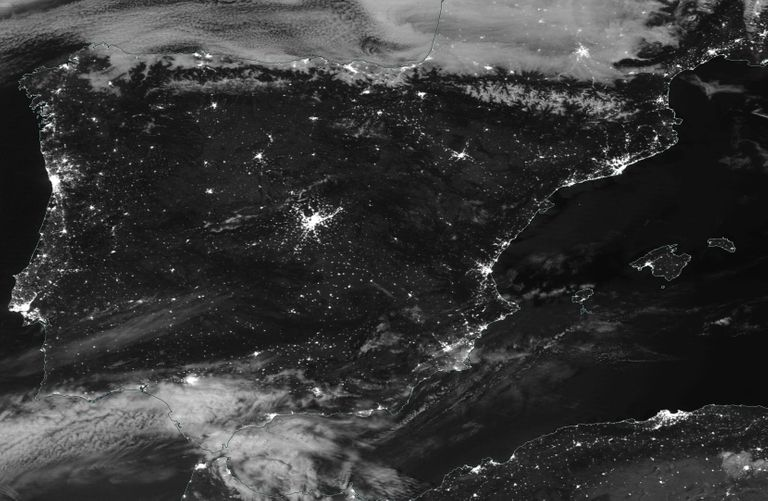
#> input picture 4_Zoom/satelite_nocturno.jpg, 768 x 501 px
$ jupyter execute P4-E3.ipynb
#> lines starting #> are read from the running program, lines starting #| are printed output that depends on the picture; after the words box and inside, x2 and y2 are one past the last pixel; in counts of white or black regions, pixels touching at a corner belong together
[cell 1]
import cv2 as cv
import numpy as np
import matplotlib.pyplot as plt

[cell 2]
img = cv.imread('satelite_nocturno.jpg', cv.IMREAD_GRAYSCALE)

plt.figure(figsize=(6,4))
plt.hist(img.ravel(), bins=256, range=[0,255])
plt.title("Histograma de la imagen nocturna")
plt.xlabel("Nivel digital (ND)")
plt.ylabel("Frecuencia")
plt.show()
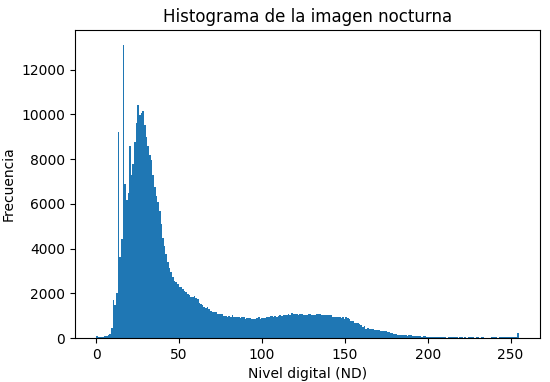
#> figure drawn by matplotlib, 1 panel; tallest bar 13116 high, from x = 15.94 to 16.93

[cell 3]
def mascara(img, t1, t2):
#> called with t1 = 100, t2 = 180
    filtro_bin = (img >= t1) & (img <= t2)
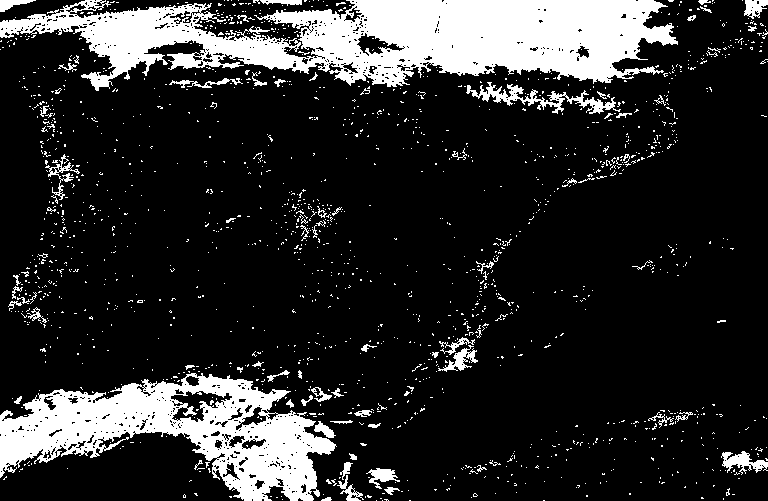
#> filtro_bin: shape (501, 768) bool; 17% white; 1563 white regions (1486 under 20 px), largest, box (x1, y1, x2, y2) and area: (0, 0, 678, 91) 34500, (0, 373, 337, 501) 19566, (466, 82, 621, 114) 1316
    return filtro_bin

[cell 4]
def aplicamascara(img, t1, t2):
    filtro = mascara(img, t1, t2)
    imagen_filtrada = img * filtro
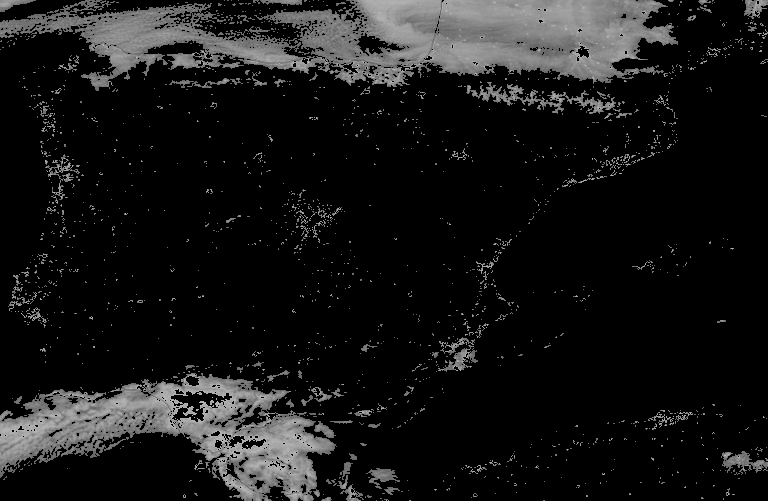
#> imagen_filtrada: shape (501, 768); min 0, max 180, mean 22.6
    return imagen_filtrada, filtro

[cell 5]
t1 = 100
t2 = 180

resultado_img, filtro_inicial = aplicamascara(img, t1, t2)

plt.imshow(resultado_img, cmap="gray")

[cell 6]
#TAREA30

[cell 7]
_, mask = cv.threshold(img, t1, t2, cv.THRESH_BINARY)
#> mask: shape (501, 768); values 0 (black) and 180 (white), 17.8% white; 1379 white regions (1290 under 20 px), largest, box (x1, y1, x2, y2) and area: (0, 0, 678, 91) 34400, (0, 373, 337, 501) 20915, (466, 82, 616, 114) 1276
mask = mask / t2

fig, axs = plt.subplots(4, 2, figsize=(16, 16))

# Mostrar máscara base
axs[0,0].imshow(mask, cmap='gray')
axs[0,0].set_title("Máscara inicial")

# Kernel morfológico
kernel = np.ones((9, 9), np.uint8)

# --- Apertura manual ---
erosionada = cv.erode(mask, kernel)
#> erosionada: shape (501, 768) float64; values 0 (black) and 1 (white), 7% white; 33 white regions (19 under 20 px), largest, box (x1, y1, x2, y2) and area: (361, 0, 665, 77) 14929, (77, 378, 327, 495) 6869, (0, 400, 92, 463) 1942
abierta = cv.dilate(erosionada, kernel)
#> abierta: shape (501, 768) float64; values 0 (black) and 1 (white), 11.4% white; 15 white regions, largest, box (x1, y1, x2, y2) and area: (357, 0, 669, 81) 18968, (0, 374, 331, 501) 16410, (92, 8, 187, 72) 3259

axs[0,1].imshow(erosionada, cmap="gray")
axs[0,1].set_title("Apertura: erosión")

axs[1,0].imshow(abierta, cmap="gray")
axs[1,0].set_title("Apertura: dilatación")

# --- Cierre manual ---
dilatada = cv.dilate(abierta, kernel)
#> dilatada: shape (501, 768) float64; values 0 (black) and 1 (white), 15% white; 9 white regions, largest, box (x1, y1, x2, y2) and area: (277, 0, 673, 85) 25192, (0, 370, 335, 501) 21949, (88, 4, 313, 76) 8119
cerrada = cv.erode(dilatada, kernel)
#> cerrada: shape (501, 768) float64; values 0 (black) and 1 (white), 11.8% white; 10 white regions, largest, box (x1, y1, x2, y2) and area: (357, 0, 669, 81) 19388, (0, 374, 331, 501) 17319, (92, 8, 309, 72) 5559

axs[1,1].imshow(dilatada, cmap="gray")
axs[1,1].set_title("Cierre: dilatación")

axs[2,0].imshow(cerrada, cmap="gray")
axs[2,0].set_title("Cierre: erosión")

# Expansión final
mascara_final = cv.dilate(cerrada, kernel, iterations=2)
#> mascara_final: shape (501, 768) float64; values 0 (black) and 1 (white), 18.2% white; 6 white regions, box (x1, y1, x2, y2) and area: (49, 0, 677, 89) 41131, (0, 366, 339, 501) 26266, (367, 461, 400, 489) 907, (727, 447, 757, 473) 772, (0, 0, 27, 20) 472, (746, 0, 768, 14) 308

axs[2,1].imshow(mascara_final, cmap="gray")
axs[2,1].set_title("Máscara final")

# Imagen filtrada final
img_filtrada_final = img * mascara_final

axs[3,0].imshow(img, cmap="gray")
axs[3,0].set_title("Imagen original")

axs[3,1].imshow(img_filtrada_final, cmap="gray")
axs[3,1].set_title("Resultado final filtrado")

[cell 8]
#TAREA30
def operaciones_morf(alto_kernel=9, ancho_kernel=9):
    # Umbralización básica para obtener una máscara inicial
#> called with alto_kernel = 2, ancho_kernel = 2
    _, mascara_ini = cv.threshold(img, 100, 180, cv.THRESH_BINARY)
    mascara_ini = mascara_ini / 180   # Normalización

    fig, ejes = plt.subplots(4, 2, figsize=(16, 16))

    # Mostrar la máscara original
    ejes[0,0].imshow(mascara_ini, cmap='gray')
    ejes[0,0].set_title("Máscara inicial")

    # Estructura morfológica
    estructura = np.ones((alto_kernel, ancho_kernel), np.uint8)

    # ---- APERTURA MANUAL: elimina ruido fino ----
    erosion_1 = cv.erode(mascara_ini, estructura)
#> erosion_1: shape (501, 768) float64; values 0 (black) and 1 (white), 14.4% white; 604 white regions (555 under 20 px), largest, box (x1, y1, x2, y2) and area: (0, 0, 678, 91) 30360, (0, 374, 336, 501) 18518, (445, 341, 477, 371) 278
    apertura = cv.dilate(erosion_1, estructura)
#> apertura: shape (501, 768) float64; values 0 (black) and 1 (white), 16.8% white; 468 white regions (385 under 20 px), largest, box (x1, y1, x2, y2) and area: (0, 0, 679, 92) 33477, (0, 374, 337, 501) 20609, (480, 83, 566, 114) 739

    ejes[0,1].imshow(erosion_1, cmap="gray")
    ejes[0,1].set_title("Apertura – fase 1 (erosión)")

    ejes[1,0].imshow(apertura, cmap="gray")
    ejes[1,0].set_title("Apertura – fase 2 (dilatación)")

    # ---- CIERRE MANUAL: refuerza regiones mayores ----
    dilat_1 = cv.dilate(apertura, estructura)
#> dilat_1: shape (501, 768) float64; values 0 (black) and 1 (white), 19.2% white; 322 white regions (199 under 20 px), largest, box (x1, y1, x2, y2) and area: (0, 0, 680, 93) 37201, (0, 374, 338, 501) 22700, (468, 83, 618, 116) 1609
    cierre = cv.erode(dilat_1, estructura)
#> cierre: shape (501, 768) float64; values 0 (black) and 1 (white), 17.3% white; 359 white regions (273 under 20 px), largest, box (x1, y1, x2, y2) and area: (0, 0, 680, 93) 34931, (0, 375, 338, 501) 21205, (474, 84, 568, 115) 836

    ejes[1,1].imshow(dilat_1, cmap="gray")
    ejes[1,1].set_title("Cierre – fase 1 (dilatación)")

    ejes[2,0].imshow(cierre, cmap="gray")
    ejes[2,0].set_title("Cierre – fase 2 (erosión)")

    # Expansión final para consolidar contornos
    mascara_refinada = cv.dilate(cierre, estructura, iterations=2)
#> mascara_refinada: shape (501, 768) float64; values 0 (black) and 1 (white), 21.5% white; 266 white regions (106 under 20 px), largest, box (x1, y1, x2, y2) and area: (0, 0, 682, 98) 40172, (0, 375, 340, 501) 23991, (469, 84, 628, 118) 2092

    ejes[2,1].imshow(mascara_refinada, cmap="gray")
    ejes[2,1].set_title("Máscara refinada final")

    # Comparación con imagen original
    ejes[3,0].imshow(img, cmap="gray")
    ejes[3,0].set_title("Imagen de entrada")

    resultado = img * mascara_refinada
    ejes[3,1].imshow(resultado, cmap="gray")
    ejes[3,1].set_title("Resultado tras aplicar máscara final")

    #A mayor tamaño de kernel, más fuerte es el efecto morfológico: se eliminan más detalles pequeños y las regiones se expanden o contraen más intensamente.

[cell 9]
operaciones_morf(2,2)

[cell 10]
operaciones_morf(15,15)
#> call 2 of operaciones_morf, with alto_kernel = 15, ancho_kernel = 15
#> in operaciones_morf (call 2), `erosion_1 = cv.erode(mascara_ini, estructura)`:
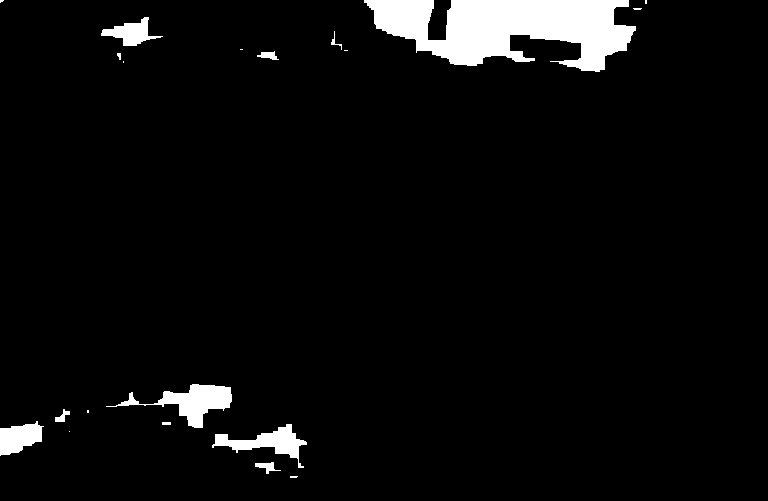
#> erosion_1: shape (501, 768) float64; values 0 (black) and 1 (white), 4.6% white; 20 white regions (9 under 20 px), largest, box (x1, y1, x2, y2) and area: (364, 0, 636, 72) 12192, (106, 384, 232, 428) 1900, (212, 424, 307, 468) 1387
#> in operaciones_morf (call 2), `mascara_refinada = cv.dilate(cierre, estructura, iterations=2)`:
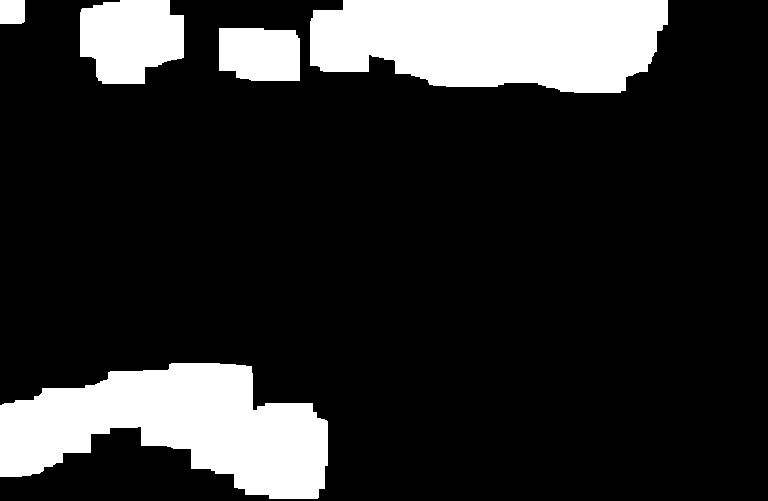
#> mascara_refinada: shape (501, 768) float64; values 0 (black) and 1 (white), 17.3% white; 5 white regions, box (x1, y1, x2, y2) and area: (310, 0, 668, 93) 27745, (0, 363, 328, 499) 27176, (80, 0, 184, 84) 7064, (219, 28, 300, 81) 3993, (0, 0, 25, 24) 596

[cell 11]
#TAREA31
filtro = mascara(img, 200, 255)
#> call 2 of mascara, with t1 = 200, t2 = 255
#> in mascara (call 2), `filtro_bin = (img >= t1) & (img <= t2)`:
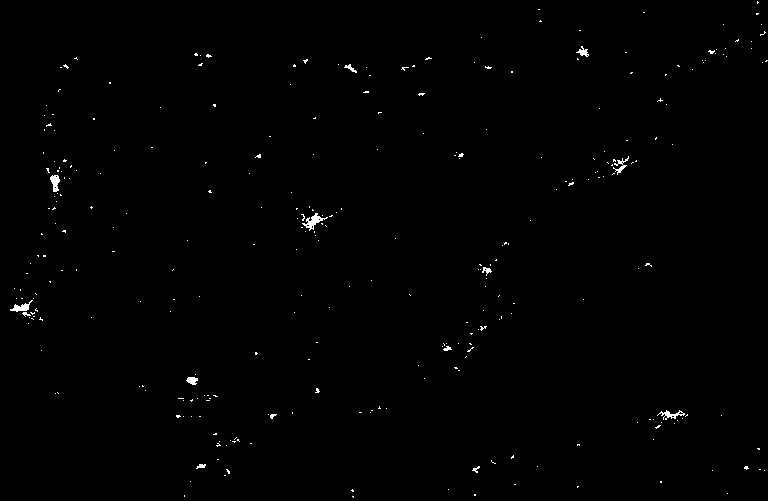
#> filtro_bin: shape (501, 768) bool; 0.48% white in thin lines or dots
imagen_filtrada = img * filtro

figura, axes = plt.subplots(1, 3, figsize=(16, 16))

axes[0].imshow(img, cmap="gray")
axes[0].set_title("Imagen original")

axes[1].imshow(filtro, cmap="gray")
axes[1].set_title("Filtro aplicado")

axes[2].imshow(imagen_filtrada, cmap="gray")
axes[2].set_title("Resultado tras enmascarar")

[cell 12]
#TAREA32
def operaciones_mascara(mask, alto_kernel=3, ancho_kernel=3):
    # Preparación de la figura
#> called with alto_kernel = 5, ancho_kernel = 5
    fig, panel = plt.subplots(4, 2, figsize=(16, 16))

    # Mostrar la máscara recibida
    panel[0,0].imshow(mask, cmap='gray')
    panel[0,0].set_title("Máscara de entrada")

    # Estructura morfológica
    elemento = np.ones((alto_kernel, ancho_kernel), np.uint8)

    # ---- APERTURA MANUAL (reduce ruido fino) ----
    erosion_step = cv.erode(mask, elemento)
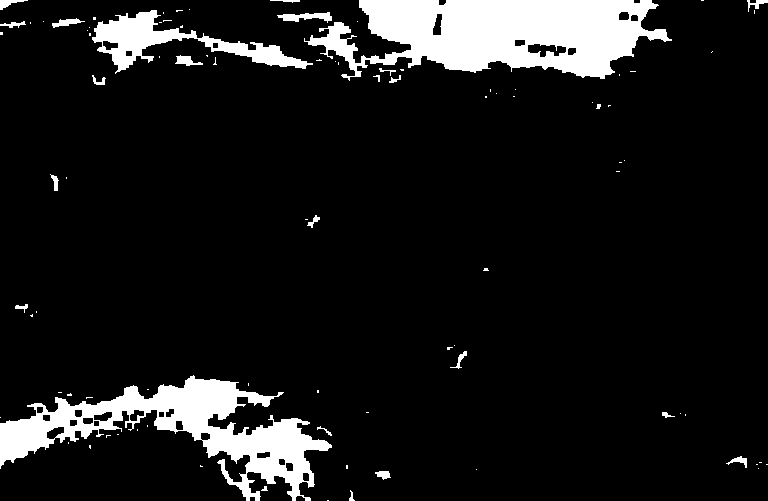
#> erosion_step: shape (501, 768) float64; values 0 (black) and 1 (white), 9.9% white; 92 white regions (68 under 20 px), largest, box (x1, y1, x2, y2) and area: (304, 0, 672, 81) 18333, (0, 375, 332, 501) 13560, (92, 10, 313, 74) 4022
    apertura_res = cv.dilate(erosion_step, elemento)
#> apertura_res: shape (501, 768) float64; values 0 (black) and 1 (white), 13.6% white; 53 white regions (2 under 20 px), largest, box (x1, y1, x2, y2) and area: (85, 0, 674, 85) 28590, (0, 373, 334, 501) 18674, (50, 16, 87, 30) 343

    panel[0,1].imshow(erosion_step, cmap="gray")
    panel[0,1].set_title("Apertura – etapa 1 (erosión)")

    panel[1,0].imshow(apertura_res, cmap="gray")
    panel[1,0].set_title("Apertura – etapa 2 (dilatación)")

    # ---- CIERRE MANUAL (refuerza áreas amplias) ----
    dilat_step = cv.dilate(apertura_res, elemento)
#> dilat_step: shape (501, 768) float64; values 0 (black) and 1 (white), 16.8% white; 29 white regions, largest, box (x1, y1, x2, y2) and area: (39, 0, 676, 87) 34654, (0, 371, 336, 501) 22846, (443, 341, 471, 373) 613
    cierre_res = cv.erode(dilat_step, elemento)
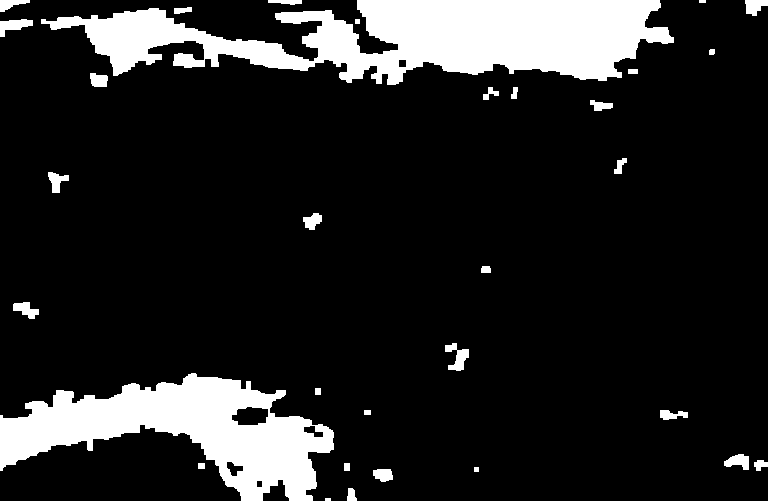
#> cierre_res: shape (501, 768) float64; values 0 (black) and 1 (white), 14.1% white; 32 white regions (1 under 20 px), largest, box (x1, y1, x2, y2) and area: (41, 0, 674, 85) 30193, (0, 373, 334, 501) 19957, (445, 343, 469, 371) 341

    panel[1,1].imshow(dilat_step, cmap="gray")
    panel[1,1].set_title("Cierre – etapa 1 (dilatación)")

    panel[2,0].imshow(cierre_res, cmap="gray")
    panel[2,0].set_title("Cierre – etapa 2 (erosión)")

    # ---- Ajuste final mediante dilataciones adicionales ----
    mascara_final = cv.dilate(cierre_res, elemento, iterations=2)
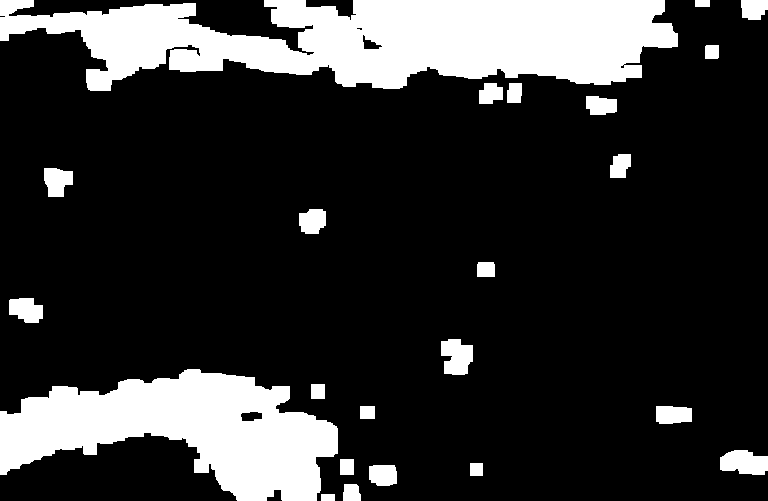
#> mascara_final: shape (501, 768) float64; values 0 (black) and 1 (white), 19.4% white; 23 white regions, largest, box (x1, y1, x2, y2) and area: (0, 0, 678, 91) 40837, (0, 369, 338, 501) 25292, (720, 450, 768, 475) 942

    panel[2,1].imshow(mascara_final, cmap="gray")
    panel[2,1].set_title("Máscara refinada final")

    # Imagen original y resultado
    panel[3,0].imshow(img, cmap="gray")
    panel[3,0].set_title("Imagen de referencia")

    resultado = img * mascara_final
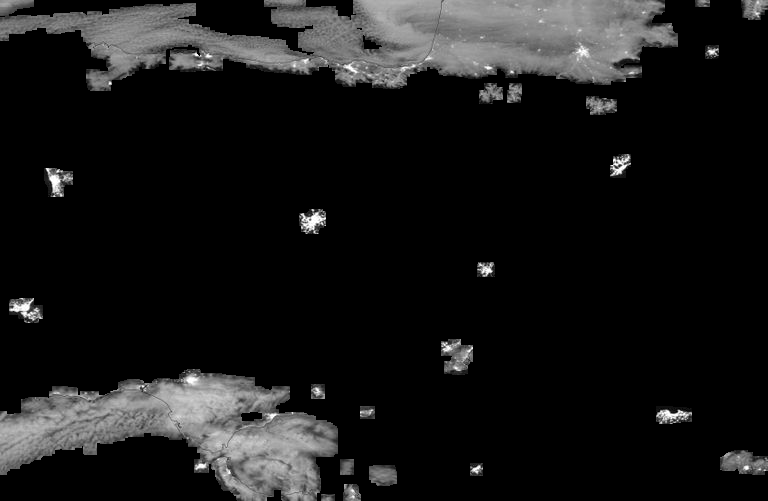
#> resultado: shape (501, 768) float64; min 0, max 255, mean 24.3
    panel[3,1].imshow(resultado, cmap="gray")
    panel[3,1].set_title("Imagen filtrada con máscara final")

[cell 13]
operaciones_mascara(mask, alto_kernel=5, ancho_kernel=5)
